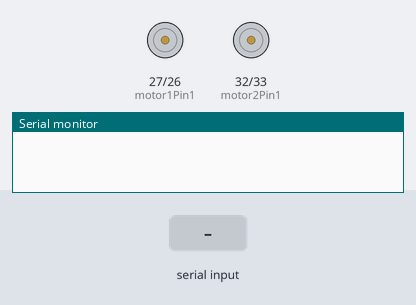
Bench run of a sketch on a simulated ESP32. Shown: motor-driver pin pairs drawn as motors (green arrow = first pin HIGH = forward, orange = second pin HIGH = backward, longer = more drive, scaled by the enable pin), the last lines printed to the serial monitor. The inputs (shaded band) are chosen by the test bench.

Above: at 1.2 s.
1.3 s: "w\n" received over Serial
At 2.5 s:
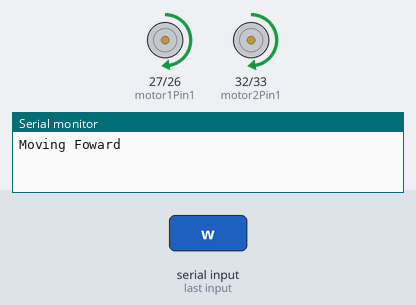
2.8 s: "s\n" received over Serial
At 3.7 s:
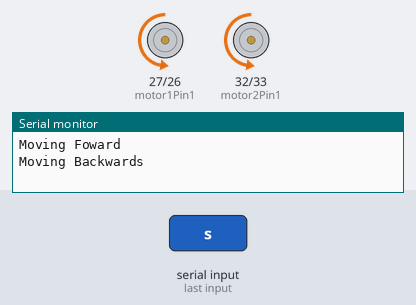
4.3 s: "d\n" received over Serial
At 4.9 s:
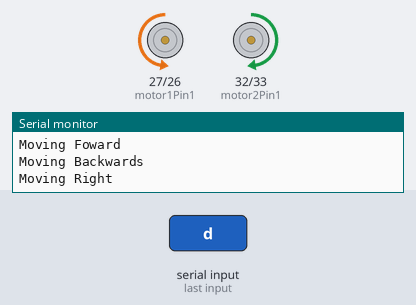
5.8 s: "a\n" received over Serial
At 7.2 s:
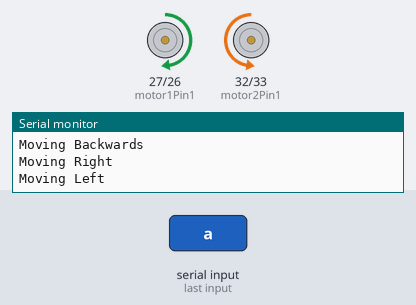
Timing chart, 0 to 8.3 s (numbered marks = the images above; inputs shaded):
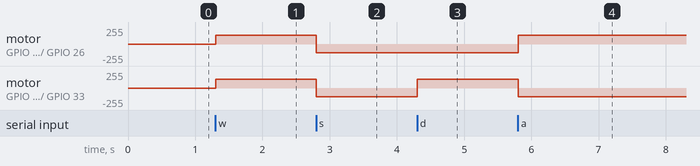

Measured:
- after the input at 1.3 s, motor on GPIO 27 (motor1Pin1) / GPIO 26 (motor1Pin2), motor on GPIO 32 (motor2Pin1) / GPIO 33 (motor2Pin2): stopped → forward 128/255 at once
- after the input at 2.8 s, motor on GPIO 27 (motor1Pin1) / GPIO 26 (motor1Pin2), motor on GPIO 32 (motor2Pin1) / GPIO 33 (motor2Pin2): forward 128/255 → backward 128/255 at once
- after the input at 4.3 s, motor on GPIO 32 (motor2Pin1) / GPIO 33 (motor2Pin2): backward 128/255 → forward 128/255 at once
- after the input at 5.8 s, motor on GPIO 27 (motor1Pin1) / GPIO 26 (motor1Pin2): backward 128/255 → forward 128/255 at once; motor on GPIO 32 (motor2Pin1) / GPIO 33 (motor2Pin2): forward 128/255 → backward 128/255 at once

The sketch:

Esp32MotorCOMTest.ino
```cpp
#define MAX_BUFF_LEN        255
#define CMD_BUFF_LEN        6

// Satates of the LED
#define FOWARD_STATE             1
#define BACK_STATE               2
#define RIGHT_STATE              3
#define LEFT_STATE               4
#define STOP_STATE               5

// Motor A
int motor1Pin1 = 27;
int motor1Pin2 = 26;
int enable1Pin = 14;

//Motor B
int motor2Pin1 = 32;
int motor2Pin2 = 33;
int enable2Pin = 25;

// Setting PWM properties
const int freq = 5000;
const int pwmChannel = 0;
const int resolution = 8;
int dutyCycle = 128;


#define DEFAULT_DELAY       1000

// Globals
char c; // IN char
char str[CMD_BUFF_LEN];
uint8_t idx = 0; // Reading index

uint8_t state = FOWARD_STATE; // Default state
int delay_t = DEFAULT_DELAY; // Default blinking delay
unsigned long prev_time;


// Func prototypes
uint8_t interpret(char);


void setup() {
  // Config serial port
  Serial.begin(115200);

  pinMode(motor1Pin1, OUTPUT);
  pinMode(motor1Pin2, OUTPUT);
  pinMode(enable1Pin, OUTPUT);
  pinMode(motor2Pin1, OUTPUT);
  pinMode(motor2Pin2, OUTPUT);
  pinMode(enable2Pin, OUTPUT);

  // configure LED PWM functionalitites
  ledcSetup(pwmChannel, freq, resolution);

  // attach the channel to the GPIO to be controlled
  ledcAttachPin(enable1Pin, pwmChannel);
  ledcAttachPin(enable2Pin, pwmChannel);

  //
  prev_time = millis();
}

void loop() {

  ledcWrite(pwmChannel, dutyCycle);

  // Parse incoming command
  if(Serial.available() > 0){ // There's a command

    c = Serial.read(); // Read one byte

    if(c != '\n'){ // Still reading
      str[idx++] = c; // Parse the string byte (char) by byte
    }
    else{ // Done reading
      str[idx] = '\0'; // Convert it to a string

      // Determine nature of the command
      state = interpret(str[0]);

      // Setting de idx to the begin
      idx = 0;
    }
  }
  else{ // No input from commander
    state = 0;
  }

  // Main state machine
  switch(state){
    case FOWARD_STATE:
      Serial.println("Moving Foward");
      digitalWrite(motor1Pin1, HIGH);
      digitalWrite(motor1Pin2, LOW);
      digitalWrite(motor2Pin1, HIGH);
      digitalWrite(motor2Pin2, LOW);
      break;

    case BACK_STATE:
      Serial.println("Moving Backwards");
      digitalWrite(motor1Pin1, LOW);
      digitalWrite(motor1Pin2, HIGH);
      digitalWrite(motor2Pin1, LOW);
      digitalWrite(motor2Pin2, HIGH);
      break;

    case RIGHT_STATE:
      Serial.println("Moving Right");
      digitalWrite(motor1Pin1, LOW);
      digitalWrite(motor1Pin2, HIGH);
      digitalWrite(motor2Pin1, HIGH);
      digitalWrite(motor2Pin2, LOW);
      break;

    case LEFT_STATE:
      Serial.println("Moving Left");
      digitalWrite(motor1Pin1, HIGH);
      digitalWrite(motor1Pin2, LOW);
      digitalWrite(motor2Pin1, LOW);
      digitalWrite(motor2Pin2, HIGH);
      break;

    case STOP_STATE:
      Serial.println("Stopping");
      digitalWrite(motor1Pin1, LOW);
      digitalWrite(motor1Pin2, LOW);
      digitalWrite(motor2Pin1, LOW);
      digitalWrite(motor2Pin2, LOW);
      break;
  }

}

// Func definition

uint8_t interpret(char c){
  switch(c){
    case 'w': return FOWARD_STATE;

    case 's': return BACK_STATE;

    case 'd': return RIGHT_STATE;

    case 'a': return LEFT_STATE;

    case 'q': return STOP_STATE;

    default: Serial.println("UNKNOWN");
  }
  return state; // Don't change anything
}
```
